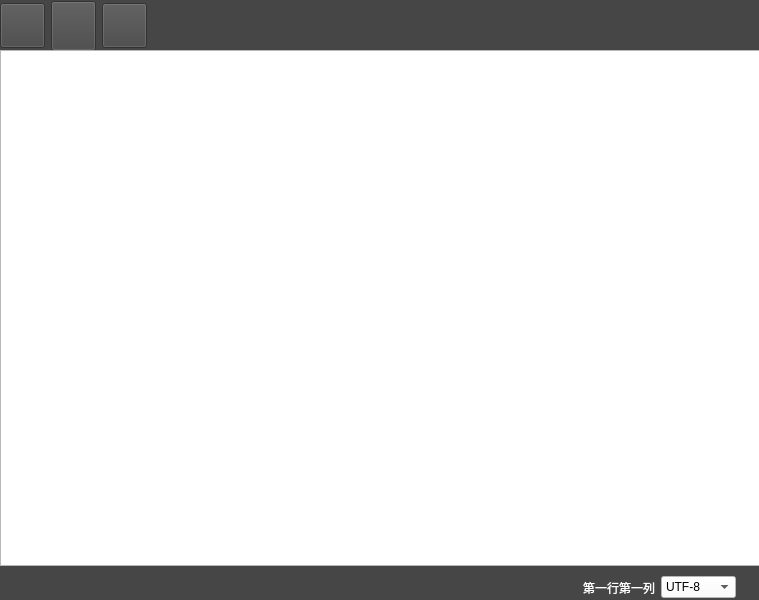
<?xml version="1.0" encoding="UTF-8"?>
<ui version="4.0">
 <class>Widget</class>
 <widget class="QWidget" name="Widget">
  <property name="geometry">
   <rect>
    <x>0</x>
    <y>0</y>
    <width>759</width>
    <height>600</height>
   </rect>
  </property>
  <property name="windowTitle">
   <string>My NoteNook</string>
  </property>
  <property name="windowIcon">
   <iconset resource="res.qrc">
    <normaloff>:/icon/note.png</normaloff>:/icon/note.png</iconset>
  </property>
  <widget class="QWidget" name="layoutWidget">
   <property name="geometry">
    <rect>
     <x>0</x>
     <y>0</y>
     <width>761</width>
     <height>601</height>
    </rect>
   </property>
   <layout class="QVBoxLayout" name="verticalLayout">
    <property name="spacing">
     <number>0</number>
    </property>
    <item>
     <widget class="QWidget" name="widgetButtons" native="true">
      <property name="minimumSize">
       <size>
        <width>0</width>
        <height>50</height>
       </size>
      </property>
      <property name="styleSheet">
       <string notr="true">background-color: rgb(70, 70, 70);</string>
      </property>
      <widget class="QWidget" name="layoutWidget">
       <property name="geometry">
        <rect>
         <x>0</x>
         <y>0</y>
         <width>761</width>
         <height>52</height>
        </rect>
       </property>
       <layout class="QHBoxLayout" name="hLayoutButtons">
        <item>
         <widget class="QPushButton" name="btnOpen">
          <property name="minimumSize">
           <size>
            <width>45</width>
            <height>45</height>
           </size>
          </property>
          <property name="styleSheet">
           <string notr="true">QPushButton {border-image: url(:/icon/o1.png);}
QPushButton:hover {border-image:url(:/icon/o2.png);}
QPushButton:pressed {border-image:url(:/icon/o3.png); }</string>
          </property>
          <property name="text">
           <string/>
          </property>
         </widget>
        </item>
        <item>
         <widget class="QPushButton" name="btnSave">
          <property name="minimumSize">
           <size>
            <width>45</width>
            <height>50</height>
           </size>
          </property>
          <property name="styleSheet">
           <string notr="true">QPushButton {border-image: url(:/icon/s1.png);}
QPushButton:hover {border-image:url(:/icon/s2.png);}
QPushButton:pressed {border-image:url(:/icon/s3.png); }</string>
          </property>
          <property name="text">
           <string/>
          </property>
         </widget>
        </item>
        <item>
         <widget class="QPushButton" name="btnClose">
          <property name="minimumSize">
           <size>
            <width>45</width>
            <height>45</height>
           </size>
          </property>
          <property name="styleSheet">
           <string notr="true">QPushButton {border-image: url(:/icon/c1.png);}
QPushButton:hover {border-image:url(:/icon/c2.png);}
QPushButton:pressed {border-image:url(:/icon/c3.png); }</string>
          </property>
          <property name="text">
           <string/>
          </property>
         </widget>
        </item>
        <item>
         <spacer name="horizontalSpacer">
          <property name="orientation">
           <enum>Qt::Horizontal</enum>
          </property>
          <property name="sizeHint" stdset="0">
           <size>
            <width>40</width>
            <height>20</height>
           </size>
          </property>
         </spacer>
        </item>
       </layout>
      </widget>
     </widget>
    </item>
    <item>
     <widget class="MyTextEdit" name="textEdit"/>
    </item>
    <item>
     <widget class="QWidget" name="widgetBottom" native="true">
      <property name="minimumSize">
       <size>
        <width>0</width>
        <height>35</height>
       </size>
      </property>
      <property name="styleSheet">
       <string notr="true">background-color: rgb(70, 70, 70);</string>
      </property>
      <widget class="QWidget" name="layoutWidget">
       <property name="geometry">
        <rect>
         <x>5</x>
         <y>10</y>
         <width>751</width>
         <height>23</height>
        </rect>
       </property>
       <layout class="QHBoxLayout" name="horizontalLayout">
        <item>
         <spacer name="horizontalSpacer_2">
          <property name="orientation">
           <enum>Qt::Horizontal</enum>
          </property>
          <property name="sizeHint" stdset="0">
           <size>
            <width>40</width>
            <height>20</height>
           </size>
          </property>
         </spacer>
        </item>
        <item>
         <widget class="QLabel" name="labelPosition">
          <property name="styleSheet">
           <string notr="true">color: rgb(255, 255, 255);</string>
          </property>
          <property name="text">
           <string>第一行第一列</string>
          </property>
         </widget>
        </item>
        <item>
         <widget class="QComboBox" name="comboBox">
          <property name="styleSheet">
           <string notr="true">background-color: rgb(255, 255, 255);</string>
          </property>
          <item>
           <property name="text">
            <string>UTF-8</string>
           </property>
          </item>
          <item>
           <property name="text">
            <string>UTF-16</string>
           </property>
          </item>
          <item>
           <property name="text">
            <string>GBK</string>
           </property>
          </item>
          <item>
           <property name="text">
            <string>ANSI</string>
           </property>
          </item>
          <item>
           <property name="text">
            <string>GB2312</string>
           </property>
          </item>
         </widget>
        </item>
        <item>
         <spacer name="horizontalSpacer_3">
          <property name="orientation">
           <enum>Qt::Horizontal</enum>
          </property>
          <property name="sizeType">
           <enum>QSizePolicy::Fixed</enum>
          </property>
          <property name="sizeHint" stdset="0">
           <size>
            <width>20</width>
            <height>20</height>
           </size>
          </property>
         </spacer>
        </item>
       </layout>
      </widget>
     </widget>
    </item>
   </layout>
  </widget>
 </widget>
 <customwidgets>
  <customwidget>
   <class>MyTextEdit</class>
   <extends>QTextEdit</extends>
   <header>mytextedit.h</header>
  </customwidget>
 </customwidgets>
 <resources>
  <include location="res.qrc"/>
 </resources>
 <connections/>
</ui>
